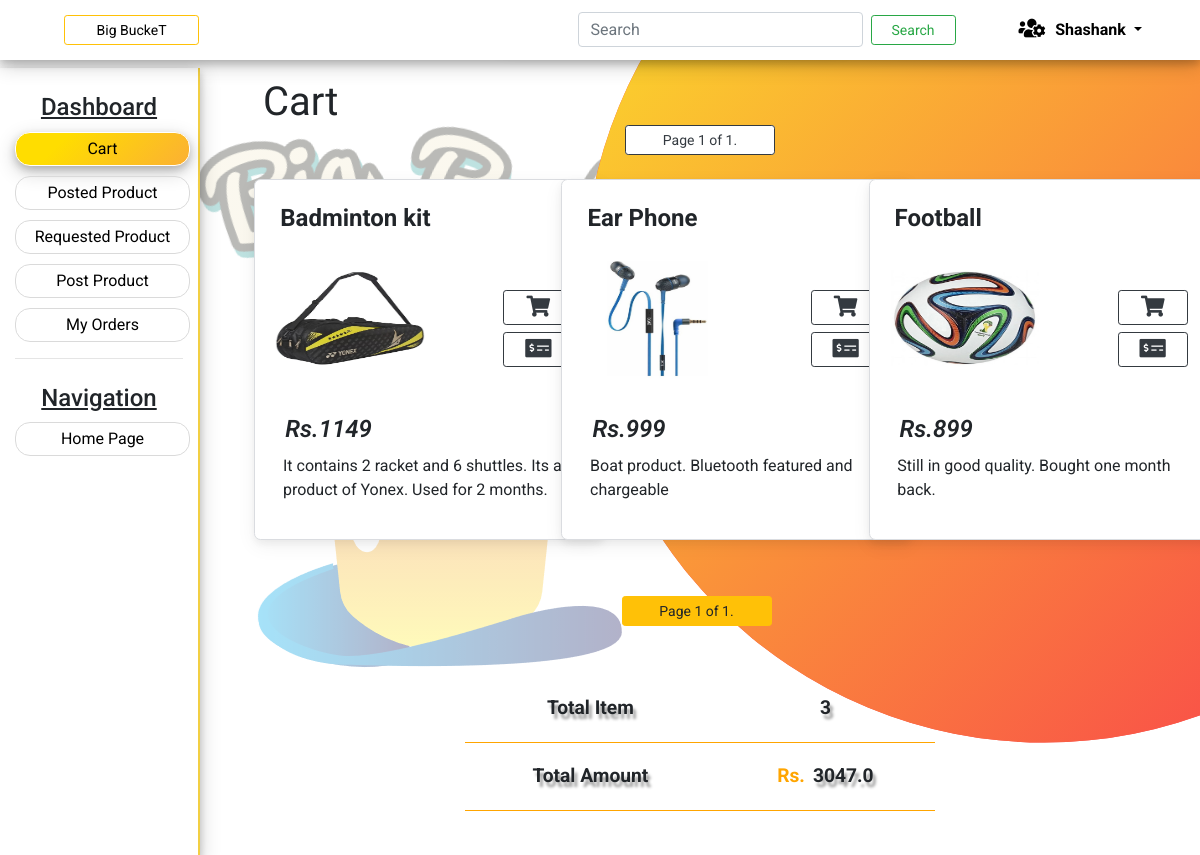
The app's page /cart_view/ (signed in), older data.
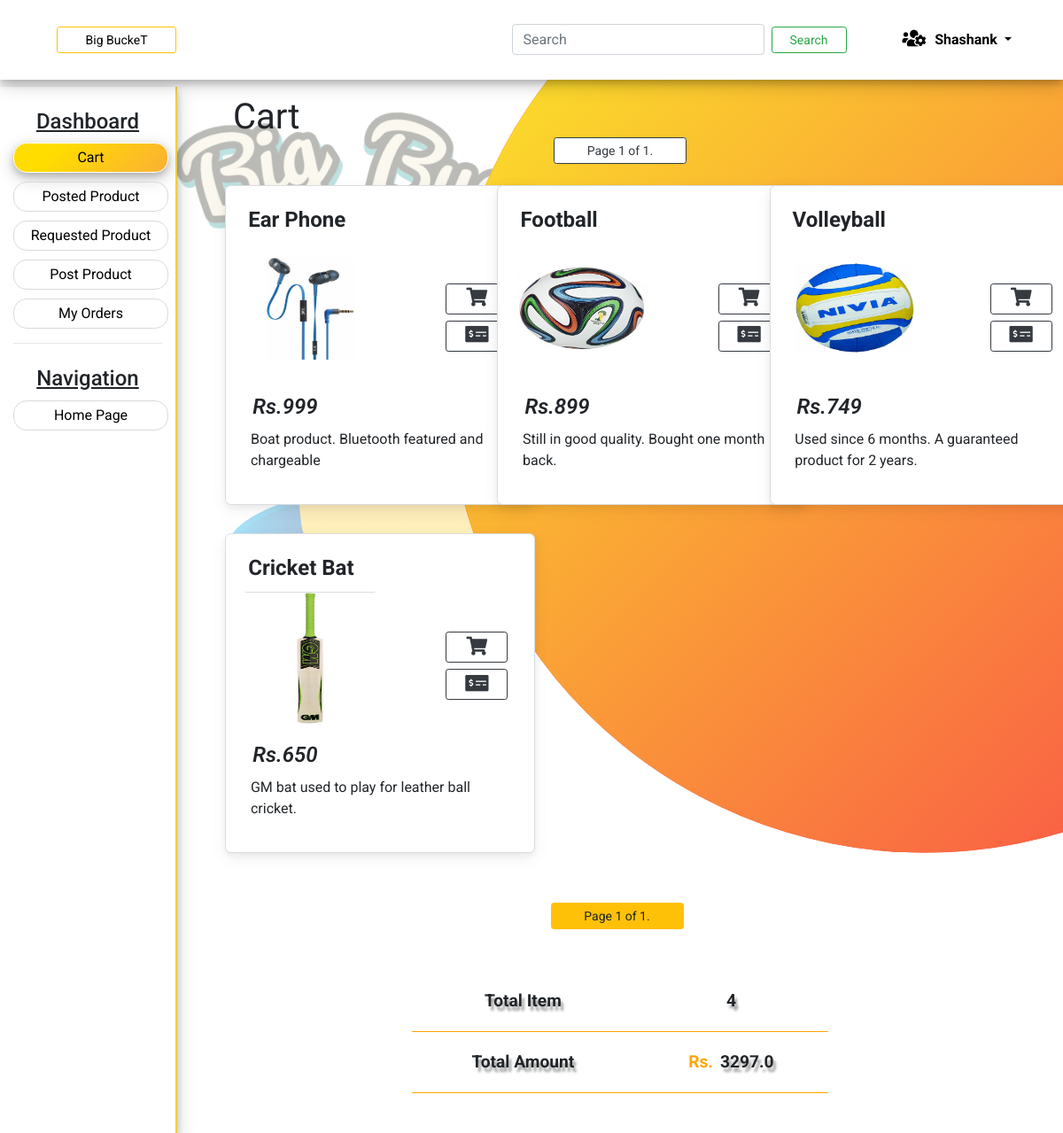
The same page, newer data.
### firstapp/models.py (models this page shows, shortened)
class AuthUser(models.Model):
    password = models.CharField(max_length=128)
    last_login = models.DateTimeField(blank=True, null=True)
    is_superuser = models.BooleanField()
    username = models.CharField(unique=True, max_length=150)
    first_name = models.CharField(max_length=30)
    email = models.CharField(max_length=254)
    is_staff = models.BooleanField()
    is_active = models.BooleanField()
    date_joined = models.DateTimeField()
    last_name = models.CharField(max_length=150)
    class Meta:
        managed = False
        db_table = 'auth_user'

class cart(models.Model):
    cart_id = models.AutoField(primary_key=True)
    product_id  = models.ForeignKey(Product, blank=True, null=True,on_delete=models.CASCADE)
    request_id = models.ForeignKey(AuthUser,blank=True,null=True,on_delete=models.CASCADE)

class Product(models.Model):
    ch=(
    ('Stationary','Stationary'),
    ('Household_supplies','Household_supplies'),
    ('Furnitures','Furnitures'),
    ('Sport-item','Sport-item'),
    ('Electronic-item','Electronic-item'),
    ('Bags_and_Luggage','Bags_and_Luggage'))
    Id = models.AutoField(primary_key =True)
    product_mage = models.ImageField(upload_to='product/',blank=True)
    username  = models.ForeignKey(AuthUser,db_column='username', blank=True, null=True,on_delete=models.CASCADE)
    price = models.IntegerField()
    Productname = models.CharField(max_length=50)
    Description = models.TextField()
    Upload_date = models.DateField()
    status = models.CharField(max_length=15,default="sell")
    catogory = models.CharField(max_length=30,choices=ch,default='Stationary')
    payment_mode = models.CharField(max_length=20,choices=(('mode1',"Phone-pay"),('mode2','Google-pay'),('mode3','Paytm'),('mode4','Cash')),default='mode4')
    payment_qr = models.ImageField(upload_to='payment_mode/',blank=True,null=True)

### firstapp/views.py (the view, shortened to what this page needs)
# urls.py: url(r'cart_view/$',views.cart_view,name='cart_view'),
@login_required
def cart_view(request):
    global cart_option
    total_item = 0
    total_amount= 0
    form,objects,obj,bill_context = None,None,None,None
    if cart_option == "Cart":
        obj = cart.objects.filter(request_id__username=request.user.username)
        total_item = len(obj)
        total_amount = float((obj.aggregate(Sum('product_id__price')))['product_id__price__sum'] or 0 )
    else:
        form = Productform()
    if cart_option == "Posted-Product" or cart_option =="Cart" or cart_option =="Requested-Product" or cart_option == "My-Orders" :
        paginator = Paginator(obj, 12)
        page = request.GET.get('page')
        obj = paginator.get_page(page)
        bill_context = {'total_amount':total_amount,'total_item':total_item}
    return render(request,'cart_view.html',{'objects':obj,'pagenumber':obj,'form':form,'option':cart_option,'bill':bill_context})

### templates/cart_view.html (shortened to what this page needs)
{% extends 'index.html' %}
{% load staticfiles %}
{% load crispy_forms_tags %}
{% load custemtemplates %}
{% block navlinks %}
            {% if user.is_authenticated %}
                        <form class="form-inline ml-auto mr-5" method="GET">
                        <input class="form-control mr-sm-2" type="search" style="width: 285px;height: 35px;" name="q" value="{{ request.GET.q }}" placeholder="Search" aria-label="Search">
                        <button class="btn btn-outline-success btn-sm" style="width: 85px;height: 30px;" type="submit">Search</button>
                        </form>
                        <ul class="navbar-nav " style="margin-right: 8%;">
                                <li class="nav-item dropdown">
                                    <a class="nav-link dropdown-toggle" style="width: 80px; color: black;" href="#" id="navbarDropdownMenuLink" role="button" data-toggle="dropdown" aria-haspopup="true" aria-expanded="false">
                                        <i class="fas fa-users-cog fa-lg" style="margin-right: 10px;"></i><strong >{{user.first_name}}</strong>
                                    </a>
                                </li>
                        </ul>
            {% endif %}
{% endblock %}
{% block container_block %}
  <div class="row mt-2" style="position: relative;z-index: 5;">
            <div class="col-sm-2 leftnavigation_bar" style="border-right: 2px solid #f2cf43;">
                    <h4 style="text-align: center; margin-top:25px;text-decoration: underline;">Dashboard</h4>
                    <ul id="catogorylist">
                            <li id='opt1' data-option="Cart" onclick="options(this)">Cart</li>
                            <li id='opt2' data-option="Posted-Product" onclick="options(this)">Posted Product</li>
                            <li id='opt3' data-option="Requested-Product" onclick="options(this)">Requested Product</li>
                            <li id='opt4' data-option="Post-Product" onclick="options(this)">Post Product</li>
                            <li id='opt5' data-option="My-Orders" onclick="options(this)">My Orders</li>
                    </ul>
                    <hr>
                    <h4 style="text-align: center; margin-top:25px;text-decoration: underline;">Navigation</h4>
                    <ul id="catogorylist">
                            <li onclick="gotoHomepage()">Home Page</li>
                    </ul>
            </div>
           <div class="col-sm-10">
                    <div class="container-fluid" id="top-container" >
                        <h1 style="height: 30px;line-height: 30px;"><span class="ml-5 dashbordheading" style="font-family: 'Yeon Sung', cursive;">Inventory</span></h1>
                        <div class="pagination mb-4" style="color: black; width:150px; margin: auto;text-align: center;background-color: white;">
                                        <span class="step-links">
                                                <span class="current btn  btn-outline-dark btn-sm" style="width:150px;height: 30px;">
                                                Page {{ pagenumber.number }} of {{ pagenumber.paginator.num_pages }}.
                                                </span>
                                        </span>
                        </div>
                        <div class="container-fluid" style="width: 95%;">
                            {% if option == 'Cart' %}
                                         <div class="row">
                                                {%for one in objects %}
                                                        <div  class="col-sm-4" >
                                                                <div class="card-content"  onclick="detailvalue(this)" >
                                                                        <h4 id="lefttext" ><span style="margin-left: 5px;">{{one.product_id.Productname}}</span></h4>
                                                                        <div class="row cardcolumn">
                                                                                <div class="col-sm-8">
                                                                                        <img class="rounded" src="{{ one.product_id.product_mage.url }}" alt="Oh no image!" >
                                                                                </div>
                                                                                <div class="col-sm-4 buttoncolumn">
                                                                                        <button class="btn btn-sm btn-outline-dark" onmouseover="addcontent(this,'Remove')" onmouseout="removecontent(this,'Cart')" onclick="event.stopPropagation();deletecart(this)"><i class="fas fa-shopping-cart fa-2x "></i></button>
                                                                                        <button class="btn btn-sm btn-outline-dark"  onmouseover="addcontent(this,'Buy')" onmouseout="removecontent(this,'Buy')" onclick="event.stopPropagation();  createorder(this)"><i class="fas fa-money-check-alt fa-2x "></i></button>
                                                                                </div>
                                                                        </div>
                                                                        <h2 class="price" >Rs.{{one.product_id.price }}</h2>
                                                                        <p class="description" >{{one.product_id.Description}}</p>
                                                                </div>
                                                        </div>
                                                {% empty %}
                                                        <div class="conatiner" style="width:70%;margin: auto;">
                                                                <img src="{% static 'empty.png'%}" alt="No product match">
                                                        </div>
                                                {% endfor %}
                                        </div>
                            {% endif %}
                        </div>
                    </div>
                    <div class="pagination mt-4 mb-5" style="color: black;display: flex; justify-content: center;align-items:center;">
                            <span class="current btn btn-warning btn-sm" style="width:150px;height: 30px;">
                                Page {{ pagenumber.number }} of {{ pagenumber.paginator.num_pages }}.
                            </span>
                    </div>
                     {%if option != 'Post-Product' %}
                        <div class="container mb-5">
                                <table style="width: 50%; margin: auto;text-shadow: 3px 5px 3px rgba(0, 0, 0, 0.384);">
                                        <tr>
                                                <th>Total Item</th>
                                                <th>{{bill.total_item}}</th>
                                        </tr>
                                        <tr>
                                                <th>Total Amount</th>
                                                <th><span class="mr-2" style="text-shadow:none;color: orange;" >Rs.</span>{{ bill.total_amount }}</th>
                                        </tr>
                                </table>
                        </div>
                    {% endif %}
            </div>
        </div>
{% endblock %}

### templates/index.html (shortened to what this page needs)
<!DOCTYPE html>
{% load staticfiles %}
{% load crispy_forms_tags %}
<html lang="en">
<head>
        <link rel="stylesheet" href="https://stackpath.bootstrapcdn.com/bootstrap/4.3.1/css/bootstrap.min.css">
        <link rel="stylesheet" href="https://use.fontawesome.com/releases/v5.6.3/css/all.css">
        <link rel="stylesheet" href="//code.jquery.com/ui/1.11.4/themes/smoothness/jquery-ui.css">
</head>
<body>
    <div class="toplevel-container">
        <nav id="navigationbar" class="navbar navbar-expand-lg   fixed-top navbarclass2" >
                            <a  href="/" class="btn btn-outline-warning btn-sm ml-5"  style="width: 135px;height: 30px;color: black;" role="button">Big BuckeT</a>
                            {% block navlinks%}{% endblock %}
        </nav>
        <div class="container-fluid main-container">
        {% block container_block %}{% endblock %}
</body>
</html>

Row changes from the older to the newer data that the page shows:
removed cart: product_id.Productname "Badminton kit", product_id.product_mage (picture), product_id.price "1149", product_id.Description "It contains 2 racket and 6 shuttles. Its a product of Yonex. Used for 2 months."
added cart: product_id.Productname "Volleyball", product_id.product_mage (picture), product_id.price "749", product_id.Description "Used since 6 months. A guaranteed product for 2 years."
added cart: product_id.Productname "Cricket Bat", product_id.product_mage (picture), product_id.price "650", product_id.Description "GM bat used to play for leather ball cricket."
Text that changed along with them:
{{ bill.total_item }}: "3" → "4"
{{ bill.total_amount }}: "3047.0" → "3297.0"
